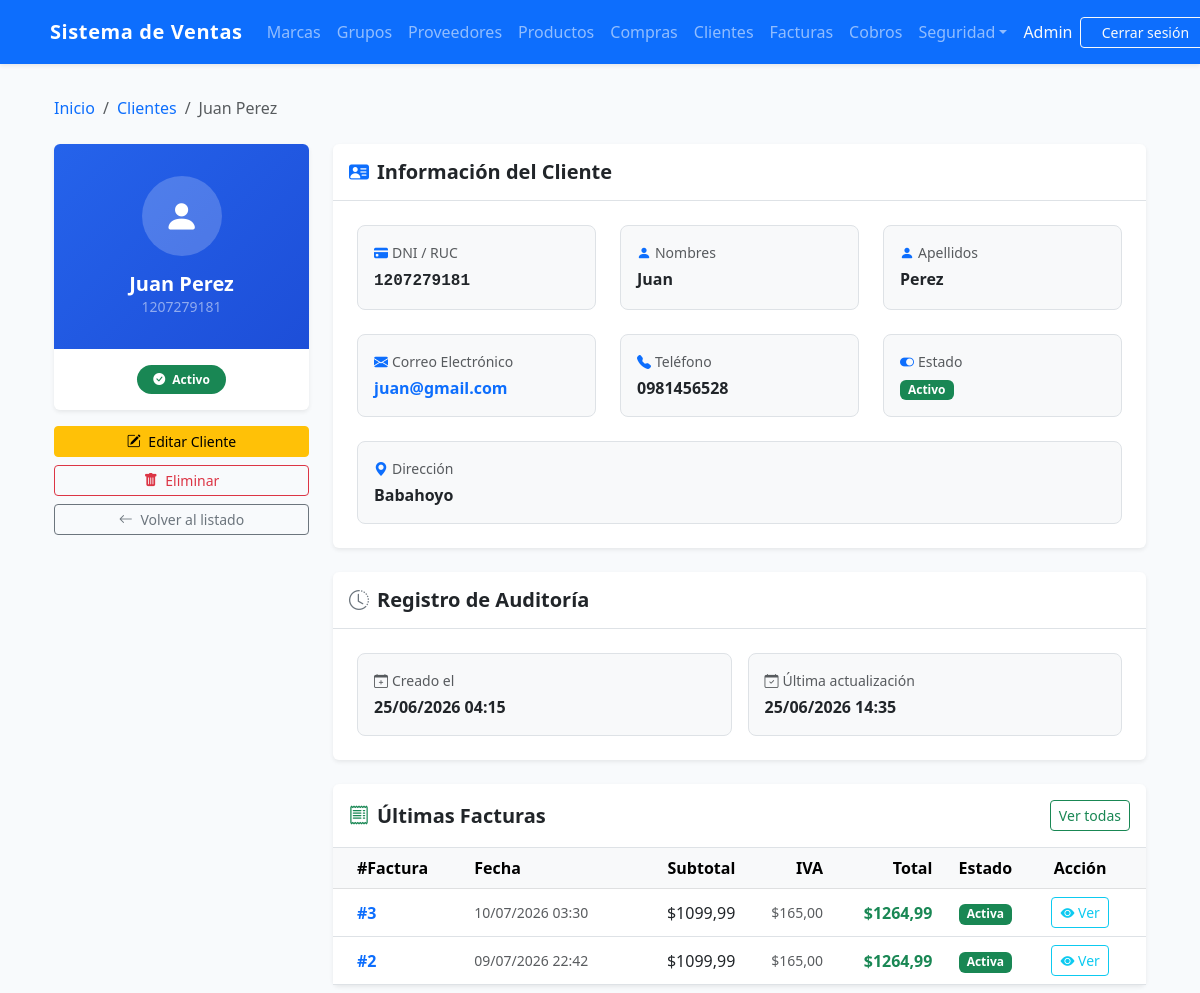
The app's page /customers/4/ (signed in) with its own data.
### billing/models.py (models this page shows, shortened)
class Customer(models.Model):
    dni = models.CharField(max_length=13, unique=True, verbose_name='DNI/RUC', validators=[validate_cedula_ec])
    first_name = models.CharField(max_length=100, verbose_name = 'Nombres')
    last_name = models.CharField(max_length=100, verbose_name = 'Apellidos')
    email = models.EmailField(blank=True, null=True, verbose_name = 'Correo Electronico')
    phone = models.CharField(max_length=20, blank=True, null=True, verbose_name = 'Teléfono')
    address = models.TextField(blank=True, null=True, verbose_name = 'Dirección')
    is_active = models.BooleanField(default=True, verbose_name = 'Activo')
    created_at = models.DateTimeField(auto_now_add=True, verbose_name = 'Creado el')
    updated_at = models.DateTimeField(auto_now=True, verbose_name = 'Actualizado el')
    class Meta:
        ordering = ['last_name', 'first_name']
    @property
    def full_name(self): return f'{self.first_name} {self.last_name}'

class Invoice(models.Model):
    TIPO_PAGO = [
        ('contado', 'Contado'),
        ('credito', 'Crédito'),
    ]
    ESTADO = [
        ('PENDIENTE', 'Pendiente'),
        ('PAGADA', 'Pagada'),
        ('ANULADA', 'Anulada'),
    ]
    customer = models.ForeignKey(Customer, on_delete=models.PROTECT, related_name='Facturas', verbose_name='Cliente')
    invoice_date = models.DateTimeField(auto_now_add=True, verbose_name='Fecha de Factura')
    subtotal = models.DecimalField(max_digits=12, decimal_places=2, default=0, verbose_name='Subtotal')
    tax = models.DecimalField(max_digits=12, decimal_places=2, default=0, verbose_name='Impuesto')
    total = models.DecimalField(max_digits=12, decimal_places=2, default=0, verbose_name='Total')
    tipo_pago = models.CharField(max_length=10, choices=TIPO_PAGO, default='contado', verbose_name='Tipo de Pago')
    saldo = models.DecimalField(max_digits=12, decimal_places=2, default=0, verbose_name='Saldo Pendiente')
    estado = models.CharField(max_length=10, choices=ESTADO, default='PENDIENTE', verbose_name='Estado')
    is_active = models.BooleanField(default=True, verbose_name='Activa')
    class Meta:
        ordering = ['-invoice_date']

### billing/views.py (the view)
# urls.py: path('customers/<int:pk>/', views.CustomerDetailView.as_view(), name='customer_detail'),
class CustomerDetailView(LoginRequiredMixin,GroupRequiredMixin, DetailView):
    group_required = ['Administrador', 'Vendedor']
    model = Customer
    template_name = 'billing/customer_detail.html'
    context_object_name = 'customer'
    def get_context_data(self, **kwargs):
        ctx = super().get_context_data(**kwargs)
        ctx['invoices'] = self.object.Facturas.select_related('customer').order_by('-invoice_date')[:10]
        return ctx

### billing/templates/billing/customer_detail.html (shortened to what this page needs)
{% extends 'billing/base.html' %}
{% block content %}
<div class="container py-2">
  <nav aria-label="breadcrumb" class="mb-4">
    <ol class="breadcrumb">
      <li class="breadcrumb-item"><a href="{% url 'billing:home' %}" class="text-decoration-none">Inicio</a></li>
      <li class="breadcrumb-item"><a href="{% url 'billing:customer_list' %}" class="text-decoration-none">Clientes</a></li>
      <li class="breadcrumb-item active" aria-current="page">{{ customer.full_name }}</li>
    </ol>
  </nav>
  <div class="row g-4">
    <div class="col-md-4 col-lg-3">
      <div class="sticky-top" style="top: 20px;">
        <div class="card shadow-sm border-0 mb-3 overflow-hidden">
          <div style="background: linear-gradient(135deg, #2563eb 0%, #1d4ed8 100%); padding: 2rem 1rem;"
               class="text-center text-white">
            <div class="rounded-circle d-inline-flex align-items-center justify-content-center mb-3"
                 style="width: 80px; height: 80px; background: rgba(255,255,255,0.2); font-size: 2.2rem;">
              <i class="bi bi-person-fill"></i>
            </div>
            <h5 class="fw-bold mb-0">{{ customer.full_name }}</h5>
            <p class="text-white-50 small mb-0">{{ customer.dni }}</p>
          </div>
          <div class="card-body text-center py-3">
            {% if customer.is_active %}
              <span class="badge bg-success px-3 py-2 rounded-pill">
                <i class="bi bi-check-circle-fill me-1"></i> Activo
              </span>
            {% else %}
              <span class="badge bg-secondary px-3 py-2 rounded-pill">
                <i class="bi bi-x-circle-fill me-1"></i> Inactivo
              </span>
            {% endif %}
          </div>
        </div>
        <div class="d-grid gap-2">
          <a href="{% url 'billing:customer_update' customer.pk %}" class="btn btn-warning btn-sm">
            <i class="bi bi-pencil-square me-1"></i> Editar Cliente
          </a>
          <a href="{% url 'billing:customer_delete' customer.pk %}" class="btn btn-outline-danger btn-sm">
            <i class="bi bi-trash-fill me-1"></i> Eliminar
          </a>
          <a href="{% url 'billing:customer_list' %}" class="btn btn-outline-secondary btn-sm">
            <i class="bi bi-arrow-left me-1"></i> Volver al listado
          </a>
        </div>
      </div>
    </div>
    <div class="col-md-8 col-lg-9">
      <div class="card shadow-sm border-0 mb-4">
        <div class="card-header bg-transparent border-bottom py-3">
          <h5 class="fw-bold text-dark mb-0">
            <i class="bi bi-person-vcard-fill me-2 text-primary"></i>Información del Cliente
          </h5>
        </div>
        <div class="card-body p-4">
          <div class="row g-4">
            <div class="col-sm-6 col-md-4">
              <div class="p-3 border rounded-3 bg-light h-100">
                <span class="text-muted small d-block mb-1">
                  <i class="bi bi-credit-card-fill text-primary me-1"></i>DNI / RUC
                </span>
                <span class="fw-bold text-dark font-monospace fs-6">{{ customer.dni }}</span>
              </div>
            </div>
            <div class="col-sm-6 col-md-4">
              <div class="p-3 border rounded-3 bg-light h-100">
                <span class="text-muted small d-block mb-1">
                  <i class="bi bi-person-fill text-primary me-1"></i>Nombres
                </span>
                <span class="fw-semibold text-dark">{{ customer.first_name }}</span>
              </div>
            </div>
            <div class="col-sm-6 col-md-4">
              <div class="p-3 border rounded-3 bg-light h-100">
                <span class="text-muted small d-block mb-1">
                  <i class="bi bi-person-fill text-primary me-1"></i>Apellidos
                </span>
                <span class="fw-semibold text-dark">{{ customer.last_name }}</span>
              </div>
            </div>
            <div class="col-sm-6 col-md-4">
              <div class="p-3 border rounded-3 bg-light h-100">
                <span class="text-muted small d-block mb-1">
                  <i class="bi bi-envelope-fill text-primary me-1"></i>Correo Electrónico
                </span>
                {% if customer.email %}
                  <a href="mailto:{{ customer.email }}" class="fw-semibold text-primary text-decoration-none">
                    {{ customer.email }}
                  </a>
                {% else %}
                  <span class="text-muted fst-italic">No registrado</span>
                {% endif %}
              </div>
            </div>
            <div class="col-sm-6 col-md-4">
              <div class="p-3 border rounded-3 bg-light h-100">
                <span class="text-muted small d-block mb-1">
                  <i class="bi bi-telephone-fill text-primary me-1"></i>Teléfono
                </span>
                {% if customer.phone %}
                  <a href="tel:{{ customer.phone }}" class="fw-semibold text-dark text-decoration-none">
                    {{ customer.phone }}
                  </a>
                {% else %}
                  <span class="text-muted fst-italic">No registrado</span>
                {% endif %}
              </div>
            </div>
            <div class="col-sm-6 col-md-4">
              <div class="p-3 border rounded-3 bg-light h-100">
                <span class="text-muted small d-block mb-1">
                  <i class="bi bi-toggle-on text-primary me-1"></i>Estado
                </span>
                {% if customer.is_active %}
                  <span class="badge bg-success px-2 py-1">Activo</span>
                {% else %}
                  <span class="badge bg-secondary px-2 py-1">Inactivo</span>
                {% endif %}
              </div>
            </div>
            <div class="col-12">
              <div class="p-3 border rounded-3 bg-light">
                <span class="text-muted small d-block mb-1">
                  <i class="bi bi-geo-alt-fill text-primary me-1"></i>Dirección
                </span>
                {% if customer.address %}
                  <span class="fw-semibold text-dark" style="white-space: pre-line;">{{ customer.address }}</span>
                {% else %}
                  <span class="text-muted fst-italic">No registrada</span>
                {% endif %}
              </div>
            </div>
          </div>
        </div>
      </div>
      <div class="card shadow-sm border-0 mb-4">
        <div class="card-header bg-transparent border-bottom py-3">
          <h5 class="fw-bold text-dark mb-0">
            <i class="bi bi-clock-history me-2 text-secondary"></i>Registro de Auditoría
          </h5>
        </div>
        <div class="card-body p-4">
          <div class="row g-3">
            <div class="col-sm-6">
              <div class="p-3 border rounded-3 bg-light">
                <span class="text-muted small d-block mb-1"><i class="bi bi-calendar-plus me-1"></i>Creado el</span>
                <span class="fw-semibold text-dark">{{ customer.created_at|date:"d/m/Y H:i" }}</span>
              </div>
            </div>
            <div class="col-sm-6">
              <div class="p-3 border rounded-3 bg-light">
                <span class="text-muted small d-block mb-1"><i class="bi bi-calendar-check me-1"></i>Última actualización</span>
                <span class="fw-semibold text-dark">{{ customer.updated_at|date:"d/m/Y H:i" }}</span>
              </div>
            </div>
          </div>
        </div>
      </div>
      <div class="card shadow-sm border-0">
        <div class="card-header bg-transparent border-bottom py-3 d-flex justify-content-between align-items-center">
          <h5 class="fw-bold text-dark mb-0">
            <i class="bi bi-receipt me-2 text-success"></i>Últimas Facturas
          </h5>
          <a href="{% url 'billing:invoice_list' %}?dni={{ customer.dni }}" class="btn btn-sm btn-outline-success">
            Ver todas
          </a>
        </div>
        <div class="card-body p-0">
          {% if invoices %}
            <div class="table-responsive">
              <table class="table table-hover align-middle mb-0">
                <thead class="table-light">
                  <tr>
                    <th class="ps-4">#Factura</th>
                    <th>Fecha</th>
                    <th class="text-end">Subtotal</th>
                    <th class="text-end">IVA</th>
                    <th class="text-end">Total</th>
                    <th class="text-center">Estado</th>
                    <th class="text-center pe-4">Acción</th>
                  </tr>
                </thead>
                <tbody>
                  {% for inv in invoices %}
                  <tr>
                    <td class="ps-4 fw-bold text-primary">#{{ inv.id }}</td>
                    <td class="text-muted small">{{ inv.invoice_date|date:"d/m/Y H:i" }}</td>
                    <td class="text-end">${{ inv.subtotal }}</td>
                    <td class="text-end text-muted small">${{ inv.tax }}</td>
                    <td class="text-end fw-bold text-success">${{ inv.total }}</td>
                    <td class="text-center">
                      {% if inv.is_active %}
                        <span class="badge bg-success">Activa</span>
                      {% else %}
                        <span class="badge bg-secondary">Inactiva</span>
                      {% endif %}
                    </td>
                    <td class="text-center pe-4">
                      <a href="{% url 'billing:invoice_detail' inv.pk %}" class="btn btn-sm btn-outline-info">
                        <i class="bi bi-eye-fill"></i> Ver
                      </a>
                    </td>
                  </tr>
                  {% endfor %}
                </tbody>
              </table>
            </div>
          {% else %}
            <div class="text-center py-5 text-muted">
              <i class="bi bi-receipt" style="font-size: 2.5rem; opacity: 0.3;"></i>
              <p class="mt-2 mb-0">Este cliente no tiene facturas registradas.</p>
            </div>
          {% endif %}
        </div>
      </div>
    </div>
  </div>
</div>
{% endblock %}

### billing/templates/billing/base.html (shortened to what this page needs)
{% load security_tags %}
<!DOCTYPE html>
<html lang="es">
<head>
  <link href="https://cdn.jsdelivr.net/npm/bootstrap@5.3.0/dist/css/bootstrap.min.css" rel="stylesheet">
  <link rel="stylesheet" href="https://cdn.jsdelivr.net/npm/bootstrap-icons@1.11.1/font/bootstrap-icons.css">
</head>
<body>
  <nav class="navbar navbar-expand-lg navbar-dark bg-primary shadow-sm">
    <div class="container">
      <a class="navbar-brand" href="{% url 'billing:home' %}">Sistema de
        Ventas</a>
      <div class="collapse navbar-collapse" id="nav">
        <ul class="navbar-nav me-auto mb-2 mb-lg-0">
          {% if user.is_authenticated %}
          {% if user|has_group:'Analista de Compras' or user|has_group:'Administrador' %}
          <li class="nav-item"><a class="nav-link" href="{% url 'billing:brand_list' %}">Marcas</a></li>
          <li class="nav-item"><a class="nav-link" href="{% url 'billing:productgroup_list' %}">Grupos</a></li>
          <li class="nav-item"><a class="nav-link" href="{% url 'billing:supplier_list' %}">Proveedores</a></li>
          <li class="nav-item"><a class="nav-link" href="{% url 'billing:product_list' %}">Productos</a></li>
          <li class="nav-item"><a class="nav-link" href="{% url 'purchasing:purchase_list' %}">Compras</a></li>
          {% endif %}
          {% if user|has_group:'Vendedor' or user|has_group:'Administrador' %}
          <li class="nav-item"><a class="nav-link" href="{% url 'billing:customer_list' %}">Clientes</a></li>
          <li class="nav-item"><a class="nav-link" href="{% url 'billing:invoice_list' %}">Facturas</a></li>
          <li class="nav-item"><a class="nav-link" href="{% url 'cobros:factura_pendiente_list' %}">Cobros</a></li>
          {% endif %}
          {% if user|has_group:'Administrador' %}
          <li class="nav-item dropdown">
            <a class="nav-link dropdown-toggle" href="#" data-bs-toggle="dropdown" role="button"
              aria-expanded="false">Seguridad</a>
          </li>
          {% endif %}
          {% endif %}
        </ul>
        <ul class="navbar-nav ms-auto align-items-center">
          {% if user.is_authenticated %}
          <li class="nav-item">
            <span class="nav-link text-light pe-0">{{ user.username }}</span>
          </li>
          <li class="nav-item">
            <form method="post" action="{% url 'logout' %}" class="d-flex align-items-center ms-2">
              <button type="submit" class="btn btn-outline-light btn-sm btn-logout">Cerrar sesión</button>
            </form>
          </li>
          {% else %}
          <li class="nav-item"><a class="nav-link" href="{% url 'login' %}">Iniciar sesión</a></li>
          <li class="nav-item"><a class="nav-link" href="{% url 'security:register' %}">Registrarse</a></li>
          {% endif %}
        </ul>
      </div>
    </div>
  </nav>
  <div class="container mt-4">
    {% block content %}{% endblock %}
  </div>
</body>
</html>

### records on screen
Customer: full_name "Juan Perez", dni "1207279181", first_name "Juan", last_name "Perez", email "juan@gmail.com", phone "0981456528", address "Babahoyo", created_at "25/06/2026 04:15", updated_at "25/06/2026 14:35"
Invoice: id "3", invoice_date "10/07/2026 03:30", subtotal "1099,99", tax "165,00", total "1264,99", is_active "Activa"
Invoice: id "2", invoice_date "09/07/2026 22:42", subtotal "1099,99", tax "165,00", total "1264,99", is_active "Activa"

### other values on screen
{{ user.username }} "Admin"
